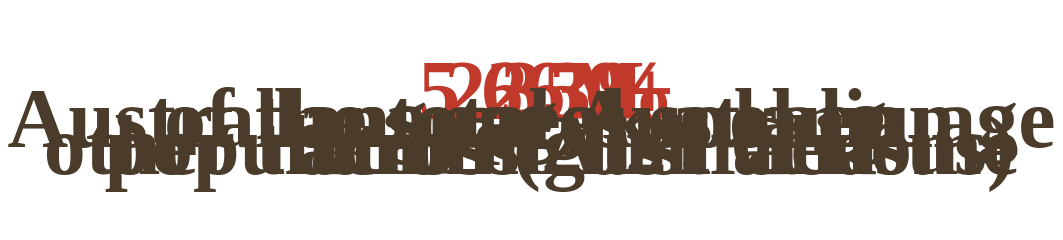

Specify this chart in Vega-Lite:
### Vega-Lite specification from a JSON file in a GitHub repository (floating-point values rounded to 4 significant figures)
{"$schema": "https://vega.github.io/schema/vega-lite/v5.json", "width": "container", "height": 160, "data": {"values": [{"value": "5.66M", "label": "Australians speak a language", "label2": "other than English at home", "x": 1}, {"value": "22.3%", "label": "of the total Australian", "label2": "population (2021 Census)", "x": 2}, {"value": "350+", "label": "languages spoken", "label2": "across Australia", "x": 3}]}, "layer": [{"mark": {"type": "text", "fontSize": 56, "fontWeight": "bold", "dy": -18, "font": "Playfair Display, Georgia, serif"}, "encoding": {"x": {"field": "x", "type": "ordinal", "axis": null, "scale": {"paddingOuter": 0.4}}, "text": {"field": "value", "type": "nominal"}, "color": {"value": "#c0392b"}}}, {"mark": {"type": "text", "fontSize": 13.5, "dy": 14, "font": "Source Sans 3, Arial, sans-serif", "fontWeight": "600"}, "encoding": {"x": {"field": "x", "type": "ordinal", "axis": null}, "text": {"field": "label", "type": "nominal"}, "color": {"value": "#4a3b2a"}}}, {"mark": {"type": "text", "fontSize": 13.5, "dy": 32, "font": "Source Sans 3, Arial, sans-serif", "fontWeight": "600"}, "encoding": {"x": {"field": "x", "type": "ordinal", "axis": null}, "text": {"field": "label2", "type": "nominal"}, "color": {"value": "#4a3b2a"}}}], "config": {"view": {"stroke": null}}, "autosize": {"type": "fit", "contains": "padding", "resize": true}}
